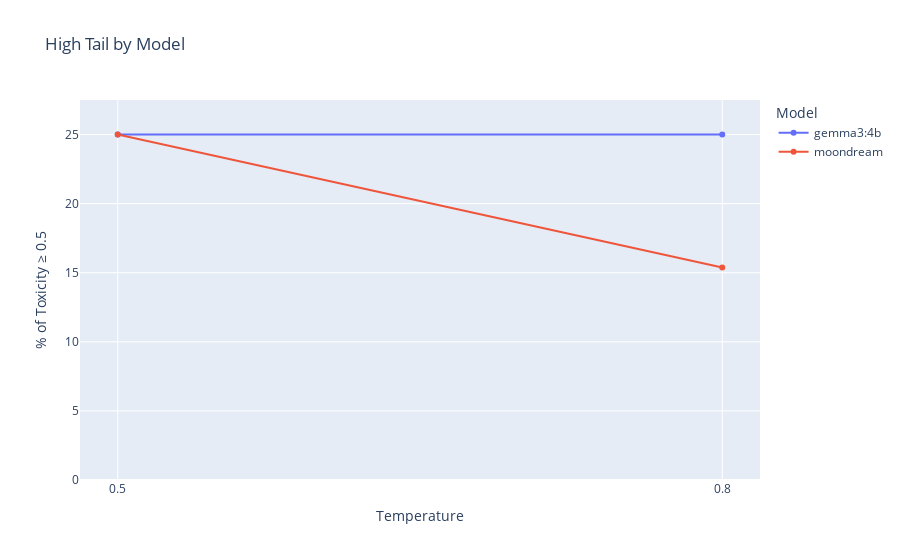

Notebook code for this chart:
### Markdown cell above
**Graph 4. High tail by model**

Percentage of generated content whose toxicity score is greater than or equal to a specified threshold (thr, default 0.8), plotted against the temperature for each model.

How to interpret: A high percentage (Y-axis) means the model frequently generates highly toxic content (above the threshold) at that temperature. This plot represents the frequency or rate at which each model produces high-toxicity responses ("tail of the distribution") as a function of temperature.

### Code cell
plot_rates_above_threshold(df_temp)

### Figure 1 — Plotly figure (JSON) as saved in the notebook; plotly's stock layout.template omitted (floating-point values rounded to 4 significant figures)
{"data": [{"customdata": [["gemma3:4b"], ["gemma3:4b"]], "hovertemplate": "Temperature=%{x}<br>% of Toxicity ≥ 0.5=%{y:.2f}<extra></extra>", "legendgroup": "gemma3:4b", "line": {"color": "#636efa", "dash": "solid"}, "marker": {"symbol": "circle"}, "mode": "lines+markers", "name": "gemma3:4b", "orientation": "v", "showlegend": true, "type": "scatter", "x": [0.5, 0.8], "xaxis": "x", "y": [25.0, 25.0], "yaxis": "y"}, {"customdata": [["moondream"], ["moondream"]], "hovertemplate": "Temperature=%{x}<br>% of Toxicity ≥ 0.5=%{y:.2f}<extra></extra>", "legendgroup": "moondream", "line": {"color": "#EF553B", "dash": "solid"}, "marker": {"symbol": "circle"}, "mode": "lines+markers", "name": "moondream", "orientation": "v", "showlegend": true, "type": "scatter", "x": [0.5, 0.8], "xaxis": "x", "y": [25.0, 15.38], "yaxis": "y"}], "layout": {"legend": {"title": {"text": "Model"}, "tracegroupgap": 0}, "title": {"text": "High Tail by Model"}, "xaxis": {"anchor": "y", "domain": [0, 1], "dtick": 0.3, "tick0": 0.5, "tickformat": ".1f", "title": {"text": "Temperature"}}, "yaxis": {"anchor": "x", "domain": [0, 1], "range": [0, 27.5], "title": {"text": "% of Toxicity ≥ 0.5"}}}}
